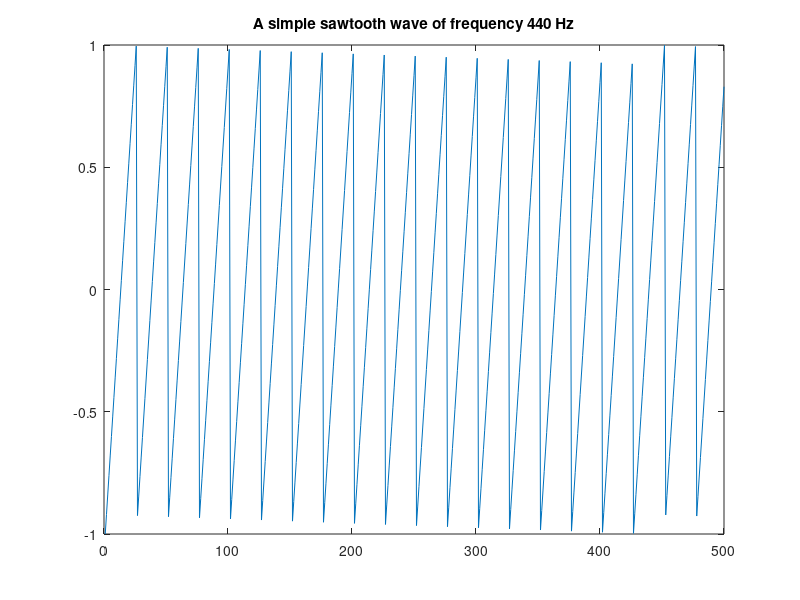

Here is the MATLAB script that generated this plot:
amp = 1;
F_s = 11025;
F_w = 440;
nsec = 2;
dur = nsec*F_s;

n = 0:dur;

y = amp*sawtooth(2*pi*n*F_w/F_s);

figure(11)
plot(y(1:500))
title('A simple sawtooth wave of frequency 440 Hz')

soundsc(y, F_s)